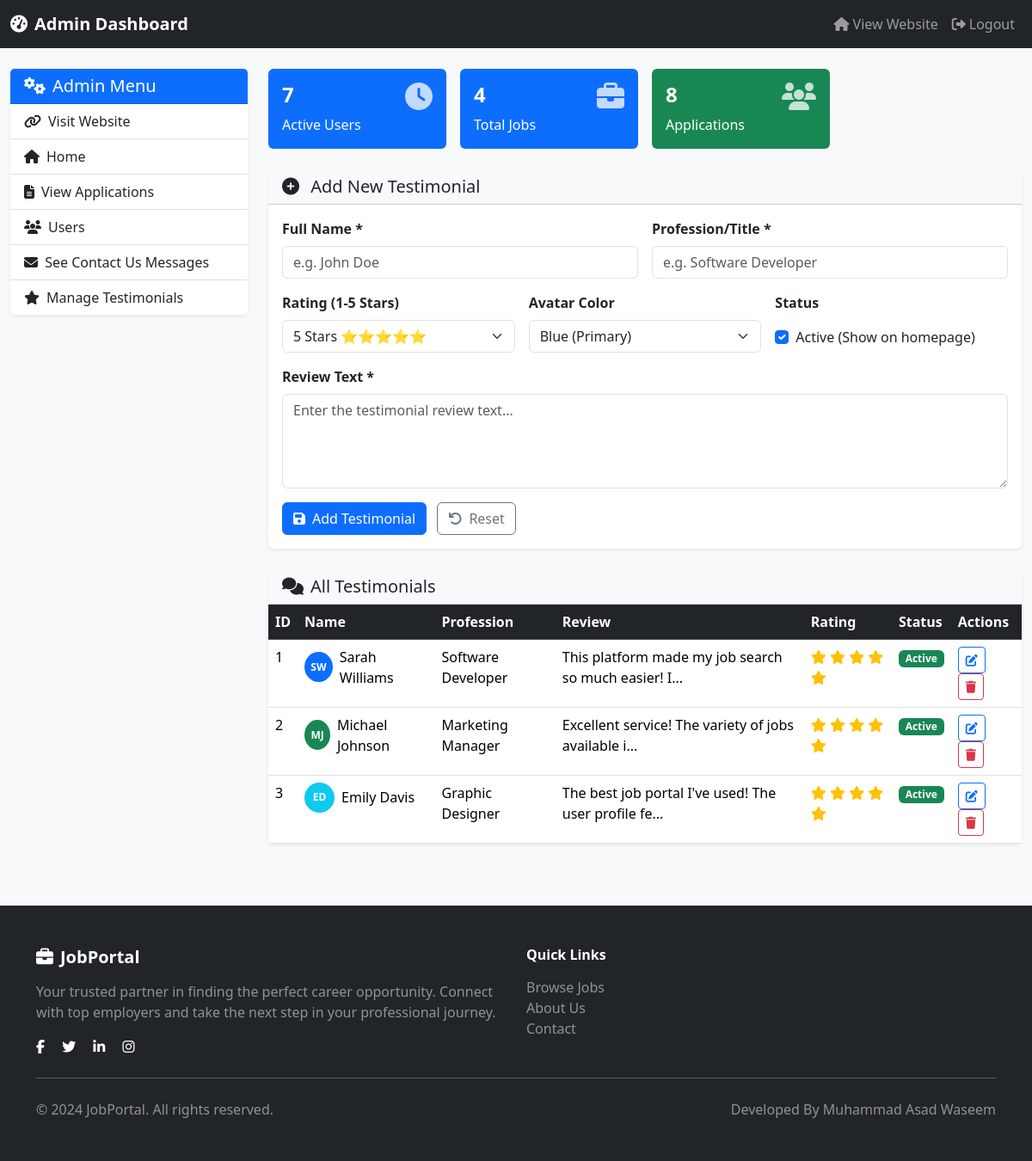
Screenshot of /admin/testimonials.php (signed in) with the database file from the repository.
### tables this page shows
CREATE TABLE `testimonials` (
  `id` int(11) NOT NULL AUTO_INCREMENT,
  `name` varchar(100) NOT NULL,
  `profession` varchar(100) NOT NULL,
  `review` text NOT NULL,
  `rating` int(1) NOT NULL DEFAULT 5,
  `avatar_color` varchar(20) DEFAULT 'primary',
  `is_active` tinyint(1) NOT NULL DEFAULT 1,
  `created_at` timestamp NOT NULL DEFAULT current_timestamp(),
  PRIMARY KEY (`id`)
);

### admin/testimonials.php (the view, shortened to what this page needs)
<?php
$edit_testimonial = null;
include 'adminheader.php';
?>
<div class="card shadow-sm border-0 mb-4">
    <div class="card-header bg-light">
        <h5 class="mb-0">
            <i class="fas fa-<?php echo $edit_testimonial ? 'edit' : 'plus-circle'; ?> me-2"></i>
            <?php echo $edit_testimonial ? 'Edit Testimonial' : 'Add New Testimonial'; ?>
        </h5>
    </div>
    <div class="card-body">
        <form method="POST" action="">
            <div class="row g-3">
                <div class="col-md-6">
                    <label for="name" class="form-label fw-semibold">Full Name *</label>
                    <input type="text" class="form-control" id="name" name="name"
                           value="<?php echo $edit_testimonial ? htmlspecialchars($edit_testimonial['name']) : ''; ?>"
                           placeholder="e.g. John Doe" required>
                </div>
                <div class="col-md-6">
                    <label for="profession" class="form-label fw-semibold">Profession/Title *</label>
                    <input type="text" class="form-control" id="profession" name="profession"
                           value="<?php echo $edit_testimonial ? htmlspecialchars($edit_testimonial['profession']) : ''; ?>"
                           placeholder="e.g. Software Developer" required>
                </div>
                <div class="col-md-4">
                    <label for="rating" class="form-label fw-semibold">Rating (1-5 Stars)</label>
                    <select class="form-select" id="rating" name="rating">
                        <?php for ($i = 5; $i >= 1; $i--): ?>
                        <option value="<?php echo $i; ?>"
                                <?php echo ($edit_testimonial && $edit_testimonial['rating'] == $i) ? 'selected' : ($i == 5 ? 'selected' : ''); ?>>
                            <?php echo $i; ?> Star<?php echo $i > 1 ? 's' : ''; ?> <?php echo str_repeat('⭐', $i); ?>
                        </option>
                        <?php endfor; ?>
                    </select>
                </div>
                <div class="col-md-4">
                    <label for="avatar_color" class="form-label fw-semibold">Avatar Color</label>
                    <select class="form-select" id="avatar_color" name="avatar_color">
                        <option value="primary" <?php echo ($edit_testimonial && $edit_testimonial['avatar_color'] == 'primary') ? 'selected' : ''; ?>>Blue (Primary)</option>
                    </select>
                </div>
                <div class="col-md-4">
                    <label class="form-label fw-semibold">Status</label>
                    <div class="form-check mt-2">
                        <input class="form-check-input" type="checkbox" id="is_active" name="is_active"
                               <?php echo ($edit_testimonial && $edit_testimonial['is_active']) || !$edit_testimonial ? 'checked' : ''; ?>>
                        <label class="form-check-label" for="is_active">
                            Active (Show on homepage)
                        </label>
                    </div>
                </div>
                <div class="col-12">
                    <label for="review" class="form-label fw-semibold">Review Text *</label>
                    <textarea class="form-control" id="review" name="review" rows="4"
                              placeholder="Enter the testimonial review text..." required><?php echo $edit_testimonial ? htmlspecialchars($edit_testimonial['review']) : ''; ?></textarea>
                </div>
            </div>
            <div class="mt-3">
                <button type="submit" class="btn btn-primary">
                    <i class="fas fa-save me-2"></i><?php echo $edit_testimonial ? 'Update Testimonial' : 'Add Testimonial'; ?>
                </button>
                <button type="reset" class="btn btn-outline-secondary ms-2">
                    <i class="fas fa-undo me-2"></i>Reset
                </button>
            </div>
        </form>
    </div>
</div>
<div class="card shadow-sm border-0">
    <div class="card-header bg-light">
        <h5 class="mb-0"><i class="fas fa-comments me-2"></i>All Testimonials</h5>
    </div>
    <div class="card-body p-0">
        <div class="table-responsive">
            <table class="table table-hover mb-0">
                <thead class="table-dark">
                    <tr>
                        <th>ID</th>
                        <th>Name</th>
                        <th>Profession</th>
                        <th>Review</th>
                        <th>Rating</th>
                        <th>Status</th>
                        <th>Actions</th>
                    </tr>
                </thead>
                <tbody>
                    <?php
                    $result = $conn->query("SELECT * FROM testimonials ORDER BY created_at DESC");
                    if ($result && $result->num_rows > 0):
                        while ($row = $result->fetch_assoc()):
                    ?>
                    <tr>
                        <td><?php echo $row['id']; ?></td>
                        <td>
                            <div class="d-flex align-items-center">
                                <div class="rounded-circle bg-<?php echo $row['avatar_color']; ?> d-flex align-items-center justify-content-center me-2"
                                     style="width: 35px; height: 35px;">
                                    <span class="text-white fw-bold" style="font-size: 12px;">
                                        <?php
                                        $initials = '';
                                        $names = explode(' ', $row['name']);
                                        foreach ($names as $n) {
                                            $initials .= strtoupper(substr($n, 0, 1));
                                        }
                                        echo substr($initials, 0, 2);
                                        ?>
                                    </span>
                                </div>
                                <?php echo htmlspecialchars($row['name']); ?>
                            </div>
                        </td>
                        <td><?php echo htmlspecialchars($row['profession']); ?></td>
                        <td>
                            <span title="<?php echo htmlspecialchars($row['review']); ?>">
                                <?php echo htmlspecialchars(substr($row['review'], 0, 50)) . '...'; ?>
                            </span>
                        </td>
                        <td>
                            <?php for ($i = 0; $i < $row['rating']; $i++): ?>
                            <i class="fas fa-star text-warning"></i>
                            <?php endfor; ?>
                        </td>
                        <td>
                            <?php if ($row['is_active']): ?>
                            <span class="badge bg-success">Active</span>
                            <?php else: ?>
                            <span class="badge bg-secondary">Inactive</span>
                            <?php endif; ?>
                        </td>
                        <td>
                            <a href="testimonials.php?edit=<?php echo $row['id']; ?>" class="btn btn-sm btn-outline-primary me-1" title="Edit">
                                <i class="fas fa-edit"></i>
                            </a>
                            <a href="testimonials.php?delete=<?php echo $row['id']; ?>" class="btn btn-sm btn-outline-danger"
                               onclick="return confirm('Are you sure you want to delete this testimonial?');" title="Delete">
                                <i class="fas fa-trash"></i>
                            </a>
                        </td>
                    </tr>
                    <?php
                        endwhile;
                    endif; ?>
                </tbody>
            </table>
        </div>
    </div>
</div>
</div></div></div>
<?php include '../partials/footer.php'; ?>

### admin/adminheader.php (style rules this page uses)
body { background-color: #f8f9fa; }

### rows the page displays
testimonials: id "1", initials "SW", name "Sarah Williams", profession "Software Developer", review "This platform made my job search so much easier! I", rating 5 (drawn), is_active "Active"
testimonials: id "2", initials "MJ", name "Michael Johnson", profession "Marketing Manager", review "Excellent service! The variety of jobs available i", rating 5 (drawn), is_active "Active"
testimonials: id "3", initials "ED", name "Emily Davis", profession "Graphic Designer", review "The best job portal I've used! The user profile fe", rating 5 (drawn), is_active "Active"

### other values shown
$totalUsers "7"
$totalJobs "4"
$applications_count "8"
form field rating "5 Stars ⭐⭐⭐⭐⭐"
